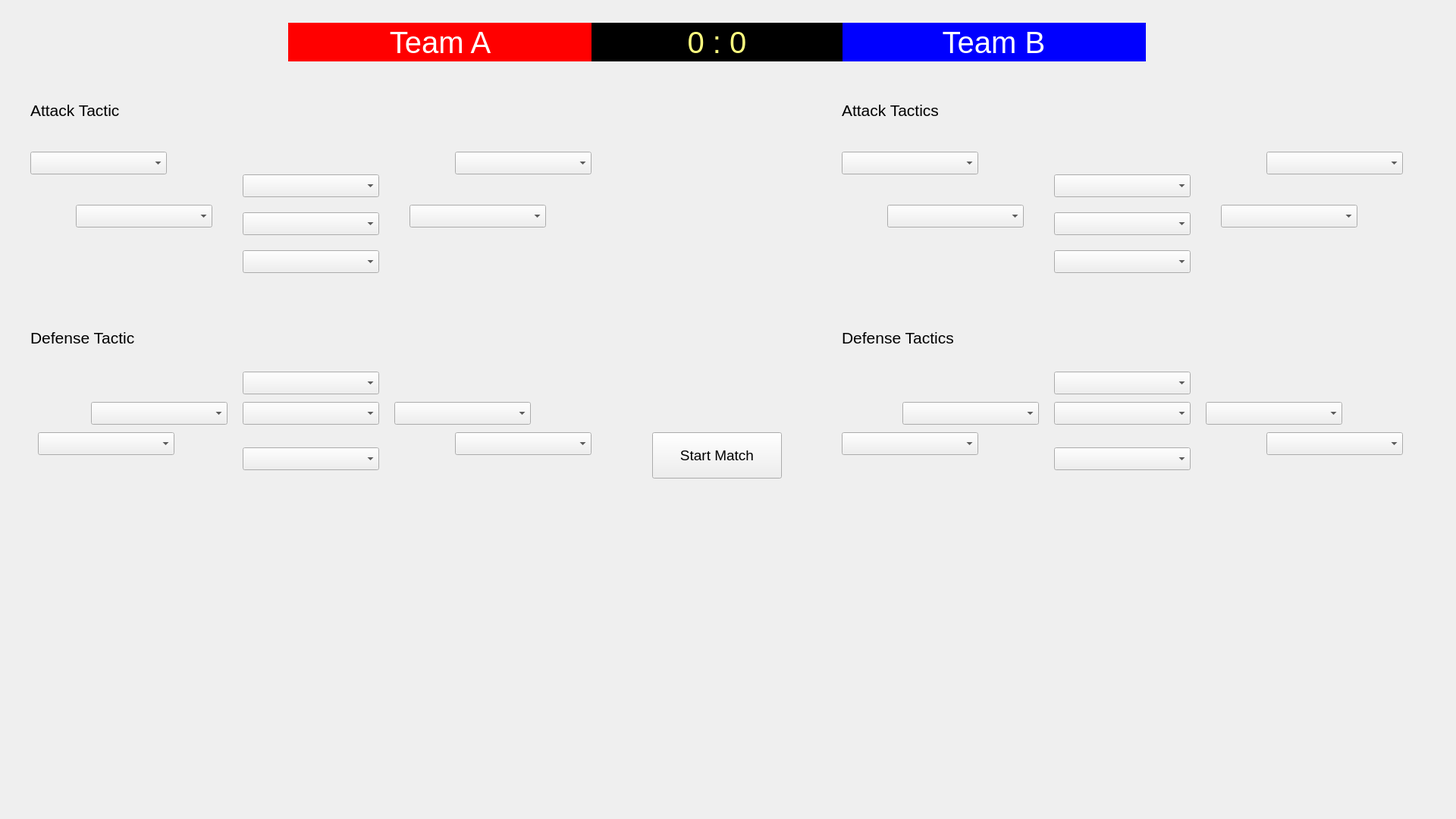
<?xml version="1.0" encoding="UTF-8"?>
<ui version="4.0">
 <class>Form</class>
 <widget class="QWidget" name="Form">
  <property name="geometry">
   <rect>
    <x>0</x>
    <y>0</y>
    <width>1920</width>
    <height>1080</height>
   </rect>
  </property>
  <property name="windowTitle">
   <string>Handball Manager</string>
  </property>
  <widget class="QComboBox" name="cbAtkLbH">
   <property name="geometry">
    <rect>
     <x>100</x>
     <y>270</y>
     <width>180</width>
     <height>30</height>
    </rect>
   </property>
  </widget>
  <widget class="QComboBox" name="cbAtkGkH">
   <property name="geometry">
    <rect>
     <x>320</x>
     <y>330</y>
     <width>180</width>
     <height>30</height>
    </rect>
   </property>
  </widget>
  <widget class="QLabel" name="lblAttack">
   <property name="geometry">
    <rect>
     <x>40</x>
     <y>130</y>
     <width>151</width>
     <height>30</height>
    </rect>
   </property>
   <property name="font">
    <font>
     <pointsize>16</pointsize>
    </font>
   </property>
   <property name="text">
    <string>Attack Tactic</string>
   </property>
  </widget>
  <widget class="QComboBox" name="cbDefRbH">
   <property name="geometry">
    <rect>
     <x>520</x>
     <y>530</y>
     <width>180</width>
     <height>30</height>
    </rect>
   </property>
  </widget>
  <widget class="QComboBox" name="cbAtkCbH">
   <property name="geometry">
    <rect>
     <x>320</x>
     <y>280</y>
     <width>180</width>
     <height>30</height>
    </rect>
   </property>
  </widget>
  <widget class="QComboBox" name="cbDefRwH">
   <property name="geometry">
    <rect>
     <x>600</x>
     <y>570</y>
     <width>180</width>
     <height>30</height>
    </rect>
   </property>
  </widget>
  <widget class="QComboBox" name="cbAtkRwH">
   <property name="geometry">
    <rect>
     <x>600</x>
     <y>200</y>
     <width>180</width>
     <height>30</height>
    </rect>
   </property>
  </widget>
  <widget class="QComboBox" name="cbDefCbH">
   <property name="geometry">
    <rect>
     <x>320</x>
     <y>490</y>
     <width>180</width>
     <height>30</height>
    </rect>
   </property>
  </widget>
  <widget class="QComboBox" name="cbDefLbH">
   <property name="geometry">
    <rect>
     <x>120</x>
     <y>530</y>
     <width>180</width>
     <height>30</height>
    </rect>
   </property>
  </widget>
  <widget class="QComboBox" name="cbAtkRbH">
   <property name="geometry">
    <rect>
     <x>540</x>
     <y>270</y>
     <width>180</width>
     <height>30</height>
    </rect>
   </property>
  </widget>
  <widget class="QComboBox" name="cbDefPH">
   <property name="geometry">
    <rect>
     <x>320</x>
     <y>530</y>
     <width>180</width>
     <height>30</height>
    </rect>
   </property>
  </widget>
  <widget class="QLabel" name="lblDefense">
   <property name="geometry">
    <rect>
     <x>40</x>
     <y>430</y>
     <width>151</width>
     <height>30</height>
    </rect>
   </property>
   <property name="font">
    <font>
     <pointsize>16</pointsize>
    </font>
   </property>
   <property name="text">
    <string>Defense Tactic</string>
   </property>
  </widget>
  <widget class="QComboBox" name="cbDefLwH">
   <property name="geometry">
    <rect>
     <x>50</x>
     <y>570</y>
     <width>180</width>
     <height>30</height>
    </rect>
   </property>
  </widget>
  <widget class="QComboBox" name="cbAtkLwH">
   <property name="geometry">
    <rect>
     <x>40</x>
     <y>200</y>
     <width>180</width>
     <height>30</height>
    </rect>
   </property>
  </widget>
  <widget class="QComboBox" name="cbDefGkH">
   <property name="geometry">
    <rect>
     <x>320</x>
     <y>590</y>
     <width>180</width>
     <height>30</height>
    </rect>
   </property>
  </widget>
  <widget class="QComboBox" name="cbAtkPH">
   <property name="geometry">
    <rect>
     <x>320</x>
     <y>230</y>
     <width>180</width>
     <height>30</height>
    </rect>
   </property>
  </widget>
  <widget class="QComboBox" name="cbAtkGkH_2">
   <property name="geometry">
    <rect>
     <x>1390</x>
     <y>330</y>
     <width>180</width>
     <height>30</height>
    </rect>
   </property>
  </widget>
  <widget class="QComboBox" name="cbDefLwH_2">
   <property name="geometry">
    <rect>
     <x>1110</x>
     <y>570</y>
     <width>180</width>
     <height>30</height>
    </rect>
   </property>
  </widget>
  <widget class="QComboBox" name="cbDefGkH_2">
   <property name="geometry">
    <rect>
     <x>1390</x>
     <y>590</y>
     <width>180</width>
     <height>30</height>
    </rect>
   </property>
  </widget>
  <widget class="QLabel" name="lblDefense_2">
   <property name="geometry">
    <rect>
     <x>1110</x>
     <y>430</y>
     <width>151</width>
     <height>30</height>
    </rect>
   </property>
   <property name="font">
    <font>
     <pointsize>16</pointsize>
    </font>
   </property>
   <property name="text">
    <string>Defense Tactics</string>
   </property>
  </widget>
  <widget class="QComboBox" name="cbAtkLwH_2">
   <property name="geometry">
    <rect>
     <x>1110</x>
     <y>200</y>
     <width>180</width>
     <height>30</height>
    </rect>
   </property>
  </widget>
  <widget class="QComboBox" name="cbAtkPH_2">
   <property name="geometry">
    <rect>
     <x>1390</x>
     <y>230</y>
     <width>180</width>
     <height>30</height>
    </rect>
   </property>
  </widget>
  <widget class="QLabel" name="lblAttack_2">
   <property name="geometry">
    <rect>
     <x>1110</x>
     <y>130</y>
     <width>151</width>
     <height>30</height>
    </rect>
   </property>
   <property name="font">
    <font>
     <pointsize>16</pointsize>
    </font>
   </property>
   <property name="text">
    <string>Attack Tactics</string>
   </property>
  </widget>
  <widget class="QComboBox" name="cbAtkCbH_2">
   <property name="geometry">
    <rect>
     <x>1390</x>
     <y>280</y>
     <width>180</width>
     <height>30</height>
    </rect>
   </property>
  </widget>
  <widget class="QComboBox" name="cbDefRbH_2">
   <property name="geometry">
    <rect>
     <x>1590</x>
     <y>530</y>
     <width>180</width>
     <height>30</height>
    </rect>
   </property>
  </widget>
  <widget class="QComboBox" name="cbDefRwH_2">
   <property name="geometry">
    <rect>
     <x>1670</x>
     <y>570</y>
     <width>180</width>
     <height>30</height>
    </rect>
   </property>
  </widget>
  <widget class="QComboBox" name="cbAtkRwH_2">
   <property name="geometry">
    <rect>
     <x>1670</x>
     <y>200</y>
     <width>180</width>
     <height>30</height>
    </rect>
   </property>
  </widget>
  <widget class="QComboBox" name="cbDefLbH_2">
   <property name="geometry">
    <rect>
     <x>1190</x>
     <y>530</y>
     <width>180</width>
     <height>30</height>
    </rect>
   </property>
  </widget>
  <widget class="QComboBox" name="cbAtkLbH_2">
   <property name="geometry">
    <rect>
     <x>1170</x>
     <y>270</y>
     <width>180</width>
     <height>30</height>
    </rect>
   </property>
  </widget>
  <widget class="QComboBox" name="cbDefCbH_2">
   <property name="geometry">
    <rect>
     <x>1390</x>
     <y>490</y>
     <width>180</width>
     <height>30</height>
    </rect>
   </property>
  </widget>
  <widget class="QComboBox" name="cbAtkRbH_2">
   <property name="geometry">
    <rect>
     <x>1610</x>
     <y>270</y>
     <width>180</width>
     <height>30</height>
    </rect>
   </property>
  </widget>
  <widget class="QComboBox" name="cbDefPH_2">
   <property name="geometry">
    <rect>
     <x>1390</x>
     <y>530</y>
     <width>180</width>
     <height>30</height>
    </rect>
   </property>
  </widget>
  <widget class="QPushButton" name="btnStartMatch">
   <property name="geometry">
    <rect>
     <x>860</x>
     <y>570</y>
     <width>171</width>
     <height>61</height>
    </rect>
   </property>
   <property name="font">
    <font>
     <pointsize>14</pointsize>
    </font>
   </property>
   <property name="text">
    <string>Start Match</string>
   </property>
  </widget>
  <widget class="QLabel" name="lblHome">
   <property name="geometry">
    <rect>
     <x>380</x>
     <y>30</y>
     <width>401</width>
     <height>51</height>
    </rect>
   </property>
   <property name="font">
    <font>
     <pointsize>30</pointsize>
    </font>
   </property>
   <property name="styleSheet">
    <string notr="true">background-color: rgb(255, 0, 0);
color: rgb(255, 255, 255);</string>
   </property>
   <property name="text">
    <string>Team A</string>
   </property>
   <property name="alignment">
    <set>Qt::AlignCenter</set>
   </property>
  </widget>
  <widget class="QLabel" name="lblAway">
   <property name="geometry">
    <rect>
     <x>1110</x>
     <y>30</y>
     <width>401</width>
     <height>51</height>
    </rect>
   </property>
   <property name="font">
    <font>
     <pointsize>30</pointsize>
    </font>
   </property>
   <property name="layoutDirection">
    <enum>Qt::LeftToRight</enum>
   </property>
   <property name="styleSheet">
    <string notr="true">background-color: rgb(0, 0, 255);
color: rgb(255, 255, 255);</string>
   </property>
   <property name="lineWidth">
    <number>0</number>
   </property>
   <property name="text">
    <string>Team B</string>
   </property>
   <property name="alignment">
    <set>Qt::AlignCenter</set>
   </property>
  </widget>
  <widget class="QLabel" name="lblScore">
   <property name="geometry">
    <rect>
     <x>780</x>
     <y>30</y>
     <width>331</width>
     <height>51</height>
    </rect>
   </property>
   <property name="font">
    <font>
     <pointsize>30</pointsize>
    </font>
   </property>
   <property name="styleSheet">
    <string notr="true">background-color: rgb(0, 0, 0);
color: rgb(255, 255, 127);</string>
   </property>
   <property name="text">
    <string>0 : 0</string>
   </property>
   <property name="alignment">
    <set>Qt::AlignCenter</set>
   </property>
  </widget>
 </widget>
 <resources/>
 <connections/>
</ui>
